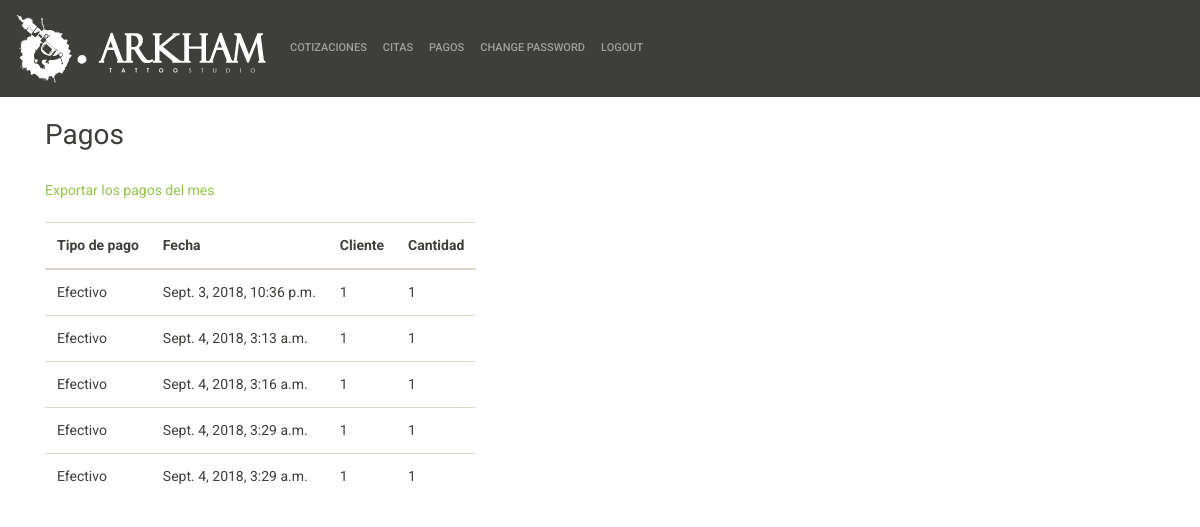
Screenshot of /pagos/ (signed in) with the database file from the repository.
### web/models.py (models this page shows, shortened)
class Payment(models.Model):
    cita = models.OneToOneField(Appointment, on_delete=models.CASCADE, primary_key=True)
    fecha = models.DateTimeField(auto_now_add=True, blank=True)
    tipo_pago = models.CharField(max_length= 13, choices=tipo_pago_option, default='Efectivo')
    cantidad = models.IntegerField(default=0)

class Appointment(models.Model):
    cliente = models.ForeignKey(Client, on_delete=models.CASCADE)
    descripcion = models.TextField(max_length=280, default='')
    dia = models.DateField(auto_now=False, auto_now_add=False)
    start = models.TimeField(auto_now=False, auto_now_add=False)
    end = models.TimeField(auto_now=False, auto_now_add=False)

class Client(models.Model):
    nombre = models.CharField(max_length=128, blank=False)
    edad   = models.IntegerField(default=18)
    telefono = models.CharField(max_length=10)
    correo = models.EmailField(max_length=254)
    vicitas = models.IntegerField(default=0)

### payments/views.py (the view)
# urls.py: path('', views.AgendarPagos.as_view(), name='pagos_lista'),
class AgendarPagos(LoginRequiredMixin, ListView):
    model = Payment
    template_name = 'admin/pagos.html'
    def get_queryset(self):
        return Payment.objects.filter(fecha__month=now().month)

### templates/admin/pagos.html
{% extends 'admin/admin_index.html' %}
{% load staticfiles %}
{% load tz %}
{% block content %}
<div class="container">
  <br>
  <div class="row">
    <div class="col">
      <h2>Pagos</h2>
      <br>
      <a href="{% url 'export_pagos_csv' %}">Exportar los pagos del mes</a>
      <br>
      <br>
      <table class="table table-responsive table-hover">
        <thead>
          <tr>
            <th spcope="col">Tipo de pago</th>
            <th scope="col">Fecha</th>
            <th scope="col">Cliente</th>
            <th scope="col">Cantidad</th>
          </tr>
        </thead>
        <tbody>
          {% if object_list %}
            {% for pago in object_list %}
            <tr>
              <td>{{ pago.tipo_pago }} </td>
              <td>{{ pago.fecha|timezone:"America/Ensenada" }}</td>
              <td>{{ pago.cita.cliente.nombre }}</td>
              <td>{{ pago.cantidad }}</td>
            </tr>
            {% endfor %}
          {% endif %}
        </tbody>
    </table>
    </div>
  </div>
</div>
{% endblock %}

### rows the page displays
Payment: tipo_pago "Efectivo", fecha "Sept. 3, 2018, 10:36 p.m.", cita.cliente.nombre "1", cantidad "1"
Payment: tipo_pago "Efectivo", fecha "Sept. 4, 2018, 3:13 a.m.", cita.cliente.nombre "1", cantidad "1"
Payment: tipo_pago "Efectivo", fecha "Sept. 4, 2018, 3:16 a.m.", cita.cliente.nombre "1", cantidad "1"
Payment: tipo_pago "Efectivo", fecha "Sept. 4, 2018, 3:29 a.m.", cita.cliente.nombre "1", cantidad "1"
Payment: tipo_pago "Efectivo", fecha "Sept. 4, 2018, 3:29 a.m.", cita.cliente.nombre "1", cantidad "1"
